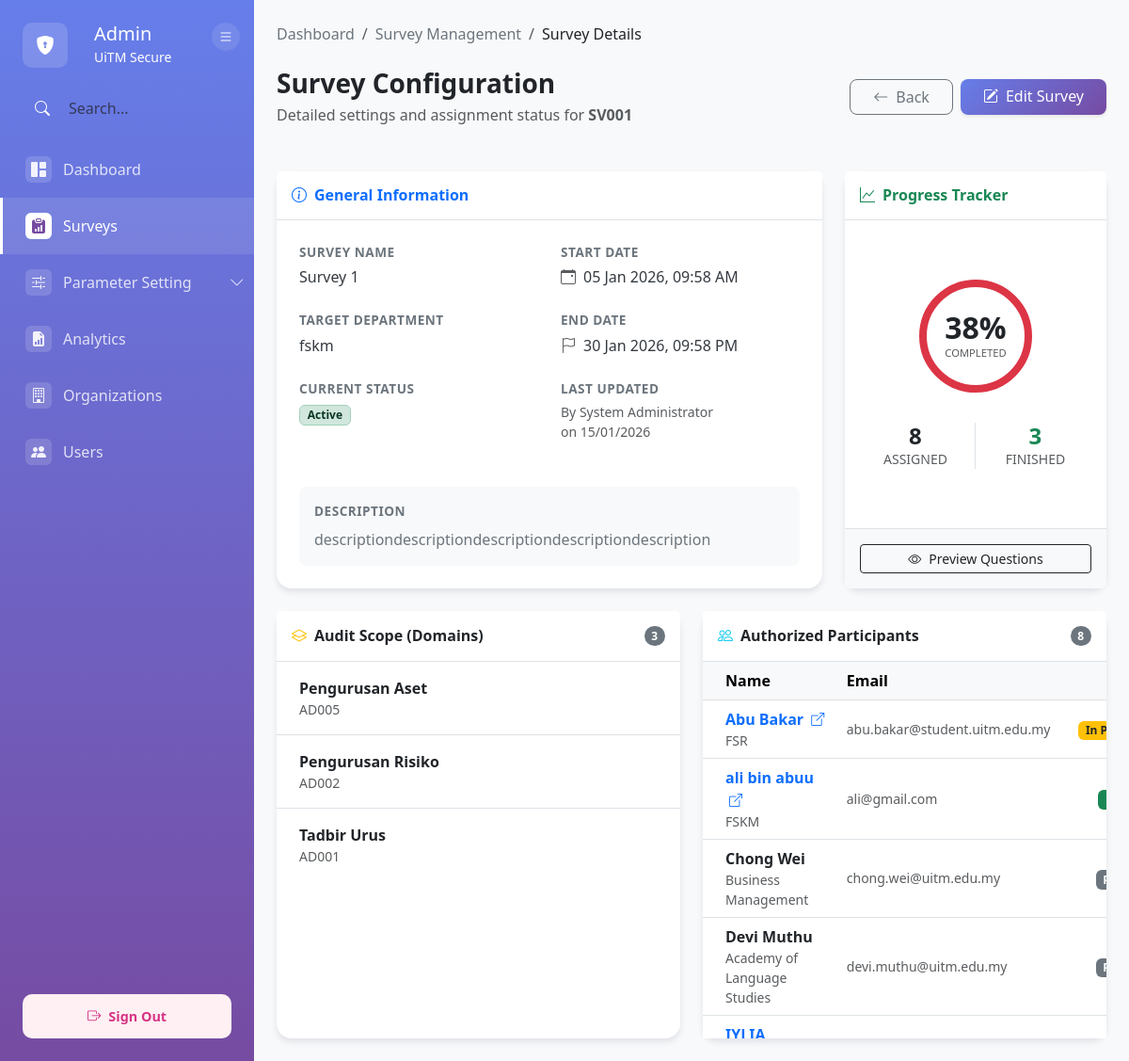
The app's page /modules/admin/survey/view-details.php?id=SV001 (signed in) with its own data.
### tables this page shows
CREATE TABLE `survey` (
  `survey_ID` varchar(50) NOT NULL,
  `survey_name` varchar(30) NOT NULL,
  `department` varchar(50) DEFAULT NULL,
  `start_date` datetime DEFAULT NULL,
  `end_date` datetime DEFAULT NULL,
  `status` varchar(100) DEFAULT NULL,
  `survey_description` varchar(500) DEFAULT NULL,
  `created_by` varchar(10) DEFAULT NULL,
  `created_at` datetime DEFAULT NULL,
  `updated_id` varchar(10) DEFAULT NULL,
  `updated_by` date DEFAULT NULL
);

CREATE TABLE `user` (
  `user_ID` int(11) NOT NULL,
  `primary_email` varchar(255) NOT NULL,
  `password` varchar(255) DEFAULT NULL,
  `google_sub_id` varchar(255) DEFAULT NULL,
  `full_name` varchar(255) NOT NULL,
  `department` varchar(50) DEFAULT NULL,
  `status` enum('Active','Inactive') NOT NULL DEFAULT 'Active',
  `email_verified` enum('Verified','Not Verified') NOT NULL DEFAULT 'Not Verified',
  `last_login` datetime DEFAULT NULL,
  `created_at` datetime DEFAULT current_timestamp(),
  `updated_at` datetime DEFAULT current_timestamp() ON UPDATE current_timestamp(),
  `user_organization` varchar(100) DEFAULT NULL,
  `user_position` varchar(100) DEFAULT NULL,
  `user_phone_company` varchar(20) DEFAULT NULL,
  `user_handphone_no` varchar(20) DEFAULT NULL
);

CREATE TABLE `domain` (
  `domain_ID` varchar(10) NOT NULL,
  `domain_name` varchar(100) NOT NULL,
  `input_id` varchar(10) DEFAULT NULL,
  `input_at` date DEFAULT NULL,
  `updated_id` varchar(10) DEFAULT NULL,
  `updated_at` date DEFAULT NULL,
  `status` enum('Active','Inactive') DEFAULT 'Active',
  `sec_ID` varchar(10) DEFAULT NULL
);

CREATE TABLE `user_survey` (
  `user_survey_ID` varchar(10) NOT NULL,
  `survey_ID` varchar(50) DEFAULT NULL,
  `user_ID` int(11) DEFAULT NULL,
  `status` enum('Pending','In progress','Completed','Expired') DEFAULT 'Pending'
);

### src/modules/admin/survey/view-details.php (the view, shortened to what the rows shown need)
<?php
require_once '../../../config/config.php';
$db = new Database();
$survey_id = $_GET['id'] ?? null;
$survey = $db->fetchOne("
    SELECT s.*,
           uc.full_name AS created_by_name,
           uu.full_name AS updated_by_name
    FROM survey s
    LEFT JOIN user uc ON s.created_by = uc.user_ID
    LEFT JOIN user uu ON s.updated_id = uu.user_ID
    WHERE s.survey_ID = :id
", [':id' => $survey_id]);
$domains = $db->fetchAll("
    SELECT d.domain_ID, d.domain_name, d.status
    FROM survey_domain sd
    JOIN domain d ON sd.domain_id = d.domain_ID
    WHERE sd.survey_id = :id
    ORDER BY d.domain_name ASC
", [':id' => $survey_id]);
$participants = $db->fetchAll("
    SELECT u.user_ID, u.full_name, u.primary_email, u.department, us.status as completion_status
    FROM user_survey us
    JOIN user u ON us.user_ID = u.user_ID
    WHERE us.survey_ID = :id
    ORDER BY u.full_name ASC
", [':id' => $survey_id]);
function getStatusBadge($status) {
    $colors = [
        'Active' => 'success',
        'Draft' => 'warning',
        'Archived' => 'secondary',
        'Completed' => 'info'
    ];
    $color = $colors[$status] ?? 'secondary';
    return "<span class='badge bg-{$color}-subtle text-{$color}-emphasis border border-{$color}-subtle'>{$status}</span>";
}
?>
<!DOCTYPE html>
<html lang="en">
<head>
    <link href="https://cdn.jsdelivr.net/npm/bootstrap@5.3.0/dist/css/bootstrap.min.css" rel="stylesheet">
    <link rel="stylesheet" href="https://cdn.jsdelivr.net/npm/bootstrap-icons@1.11.0/font/bootstrap-icons.css">
</head>
<body>
    <div class="container-fluid p-0 h-100">
        <div class="row g-0 h-100">
            <div class="col-md-10 col-lg-10 main-content-wrapper">
                <div class="main-content px-4 py-4">
                    <div class="d-flex justify-content-between align-items-center mb-5">
                        <div>
                            <p class="text-muted mb-0">Detailed settings and assignment status for <strong><?php echo htmlspecialchars($survey['survey_ID']); ?></strong></p>
                        </div>
                    </div>
                    <div class="row g-4">
                        <div class="col-lg-8">
                            <div class="card h-100">
                                <div class="card-body p-4">
                                    <div class="row g-4">
                                        <div class="col-md-6">
                                            <div class="mb-4">
                                                <div class="info-label mb-1">Survey Name</div>
                                                <div class="info-value"><?php echo htmlspecialchars($survey['survey_name']); ?></div>
                                            </div>
                                            <div class="mb-4">
                                                <div class="info-label mb-1">Target Department</div>
                                                <div class="info-value"><?php echo htmlspecialchars($survey['department']); ?></div>
                                            </div>
                                            <div class="mb-4">
                                                <div class="info-value"><?php echo getStatusBadge($survey['status']); ?></div>
                                            </div>
                                        </div>
                                        <div class="col-md-6">
                                            <div class="mb-4">
                                                <div class="info-label mb-1">Start Date</div>
                                                <div class="info-value"><i class="bi bi-calendar-event me-2 text-muted"></i><?php echo formatDate($survey['start_date'], 'd M Y, h:i A'); ?></div>
                                            </div>
                                            <div class="mb-4">
                                                <div class="info-label mb-1">End Date</div>
                                                <div class="info-value"><i class="bi bi-flag me-2 text-muted"></i><?php echo formatDate($survey['end_date'], 'd M Y, h:i A'); ?></div>
                                            </div>
                                            <div class="mb-4">
                                                <div class="info-label mb-1">Last Updated</div>
                                                <div class="small text-muted">
                                                    By <?php echo htmlspecialchars($survey['updated_by_name'] ?? 'System'); ?><br>
                                                    on <?php echo formatDate($survey['updated_by']); ?>
                                                </div>
                                            </div>
                                        </div>
                                        <div class="col-12">
                                            <div class="p-3 bg-light rounded-3">
                                                <div class="info-label mb-2">Description</div>
                                                <p class="mb-0 text-secondary"><?php echo nl2br(htmlspecialchars($survey['survey_description'])); ?></p>
                                            </div>
                                        </div>
                                    </div>
                                </div>
                            </div>
                        </div>
                        <div class="col-md-6">
                            <div class="card h-100">
                                <div class="card-body p-0">
                                    <div class="list-group list-group-flush">
                                        <?php if(empty($domains)): ?>
                                            <div class="p-4 text-center text-muted">No domains linked.</div>
                                        <?php else: ?>
                                            <?php foreach($domains as $d): ?>
                                                <div class="list-group-item px-4 py-3 d-flex justify-content-between align-items-center">
                                                    <div>
                                                        <strong><?php echo htmlspecialchars($d['domain_name']); ?></strong>
                                                        <div class="small text-muted"><?php echo $d['domain_ID']; ?></div>
                                                    </div>
                                                </div>
                                            <?php endforeach; ?>
                                        <?php endif; ?>
                                    </div>
                                </div>
                            </div>
                        </div>
                        <div class="col-md-6">
                            <div class="card h-100">
                                <div class="card-body p-0">
                                    <div class="table-responsive" style="max-height: 400px;">
                                        <table class="table table-hover align-middle mb-0">
                                            <thead class="table-light sticky-top">
                                                <tr>
                                                    <th class="ps-4">Name</th>
                                                    <th>Email</th>
                                                    <th class="text-end pe-4">Status</th>
                                                </tr>
                                            </thead>
                                            <tbody>
                                                <?php if(empty($participants)): ?>
                                                    <tr><td colspan="3" class="text-center py-4 text-muted">No participants assigned.</td></tr>
                                                <?php else: ?>
                                                    <?php foreach($participants as $p): ?>
                                                        <tr>
                                                            <td class="ps-4">
                                                                <?php if ($p['completion_status'] !== 'Pending'): ?>
                                                                    <a href="../report/view-user-response.php?survey_id=<?php echo $survey_id; ?>&user_id=<?php echo $p['user_ID']; ?>"
                                                                       class="fw-bold text-primary text-decoration-none" title="View Detailed Response">
                                                                        <?php echo htmlspecialchars($p['full_name']); ?>
                                                                        <i class="bi bi-box-arrow-up-right small ms-1"></i>
                                                                    </a>
                                                                <?php else: ?>
                                                                    <div class="fw-bold text-dark"><?php echo htmlspecialchars($p['full_name']); ?></div>
                                                                <?php endif; ?>
                                                                <div class="small text-muted"><?php echo htmlspecialchars($p['department'] ?? '-'); ?></div>
                                                            </td>
                                                            <td class="small text-muted"><?php echo htmlspecialchars($p['primary_email']); ?></td>
                                                            <td class="text-end pe-4">
                                                                <?php if($p['completion_status'] == 'Completed'): ?>
                                                                    <span class="badge bg-success"><i class="bi bi-check-lg"></i> Done</span>
                                                                <?php elseif($p['completion_status'] == 'In progress'): ?>
                                                                    <span class="badge bg-warning text-dark">In Progress</span>
                                                                <?php else: ?>
                                                                    <span class="badge bg-secondary">Pending</span>
                                                                <?php endif; ?>
                                                            </td>
                                                        </tr>
                                                    <?php endforeach; ?>
                                                <?php endif; ?>
                                            </tbody>
                                        </table>
                                    </div>
                                </div>
                            </div>
                        </div>
                    </div>
                </div>
            </div>
        </div>
    </div>
</body>
</html>

### records on screen
survey: survey_ID "SV001", survey_name "Survey 1", department "fskm", status "Active", start_date "05 Jan 2026, 09:58 AM", end_date "30 Jan 2026, 09:58 PM", user.full_name "System Administrator", updated_by "15/01/2026", survey_description "descriptiondescriptiondescriptiondescriptiondescription"
domain: domain_name "Pengurusan Aset", domain_ID "AD005"
domain: domain_name "Pengurusan Risiko", domain_ID "AD002"
domain: domain_name "Tadbir Urus", domain_ID "AD001"
user_survey: user_ID.full_name "Abu Bakar", user_ID.department "FSR", user_ID.primary_email "abu.bakar@student.uitm.edu.my", status "In…"
user_survey: user_ID.full_name "ali bin abuu", user_ID.department "FSKM", user_ID.primary_email "ali@gmail.com"
user_survey: user_ID.full_name "Chong Wei", user_ID.department "Business Management", user_ID.primary_email "chong.wei@uitm.edu.my"
user_survey: user_ID.full_name "Devi Muthu", user_ID.department "Academy of Language Studies", user_ID.primary_email "devi.muthu@uitm.edu.my"

### other values on screen
$completion_rate "38"
$total_participants "8"
$completed_count "3"
count($domains) "3"
count($participants) "8"
